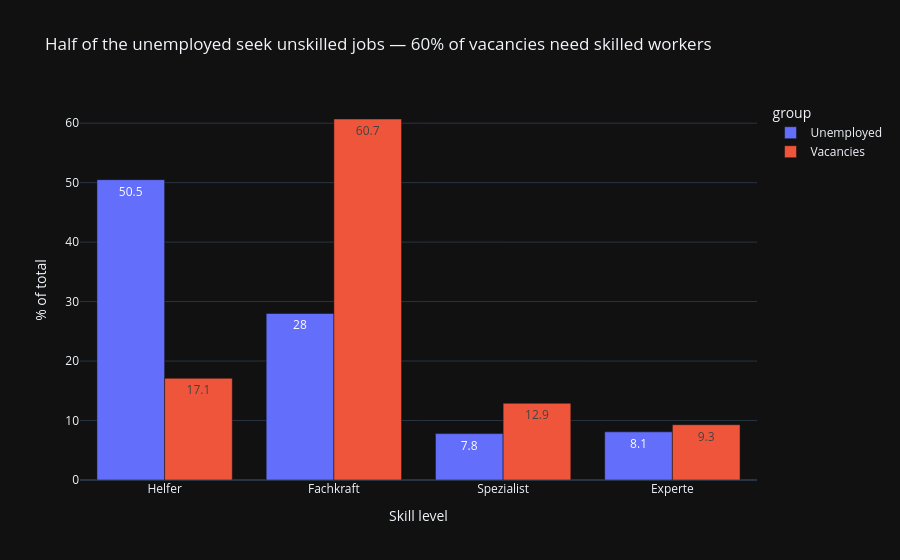

Notebook code cell kept with this figure:
### Code cell
plot = levels[levels.level != "keine Angabe"].melt(
    id_vars="level", value_vars=["share_unemployed", "share_vacancies"],
    var_name="group", value_name="percent")
plot["group"] = plot["group"].map({"share_unemployed": "Unemployed", "share_vacancies": "Vacancies"})

fig = px.bar(plot, x="level", y="percent", color="group", barmode="group", text="percent",
             title="Half of the unemployed seek unskilled jobs — 60% of vacancies need skilled workers",
             labels={"level": "Skill level", "percent": "% of total"})
fig.show()

### Figure 1 — Plotly figure (JSON) as saved in the notebook; plotly's stock layout.template omitted (floating-point values rounded to 4 significant figures)
{"data": [{"alignmentgroup": "True", "hovertemplate": "group=Unemployed<br>Skill level=%{x}<br>% of total=%{text}<extra></extra>", "legendgroup": "Unemployed", "marker": {"color": "#636efa", "pattern": {"shape": ""}}, "name": "Unemployed", "offsetgroup": "Unemployed", "orientation": "v", "showlegend": true, "text": [50.5, 28.0, 7.8, 8.1], "textposition": "auto", "x": ["Helfer", "Fachkraft", "Spezialist", "Experte"], "xaxis": "x", "y": [50.5, 28.0, 7.8, 8.1], "yaxis": "y", "type": "bar"}, {"alignmentgroup": "True", "hovertemplate": "group=Vacancies<br>Skill level=%{x}<br>% of total=%{text}<extra></extra>", "legendgroup": "Vacancies", "marker": {"color": "#EF553B", "pattern": {"shape": ""}}, "name": "Vacancies", "offsetgroup": "Vacancies", "orientation": "v", "showlegend": true, "text": [17.1, 60.7, 12.9, 9.3], "textposition": "auto", "x": ["Helfer", "Fachkraft", "Spezialist", "Experte"], "xaxis": "x", "y": [17.1, 60.7, 12.9, 9.3], "yaxis": "y", "type": "bar"}], "layout": {"xaxis": {"anchor": "y", "domain": [0.0, 1.0], "title": {"text": "Skill level"}}, "yaxis": {"anchor": "x", "domain": [0.0, 1.0], "title": {"text": "% of total"}}, "legend": {"title": {"text": "group"}, "tracegroupgap": 0}, "title": {"text": "Half of the unemployed seek unskilled jobs — 60% of vacancies need skilled workers"}, "barmode": "group"}}
